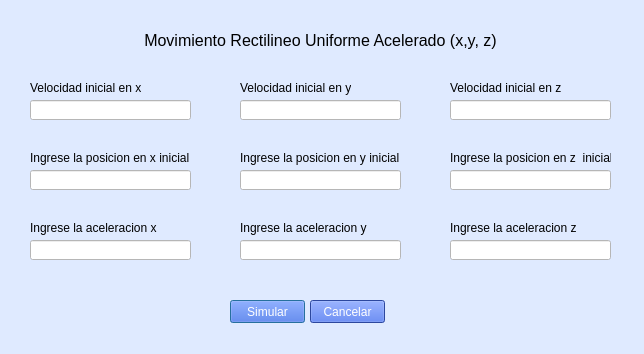
<?xml version="1.0" encoding="UTF-8"?>
<ui version="4.0">
 <class>DialogMura3</class>
 <widget class="QDialog" name="DialogMura3">
  <property name="geometry">
   <rect>
    <x>0</x>
    <y>0</y>
    <width>644</width>
    <height>354</height>
   </rect>
  </property>
  <property name="windowTitle">
   <string>mura3</string>
  </property>
  <property name="styleSheet">
   <string notr="true">background-color: #DFEAFF;</string>
  </property>
  <widget class="QLabel" name="lblErrorPosicionZ">
   <property name="geometry">
    <rect>
     <x>450</x>
     <y>190</y>
     <width>131</width>
     <height>16</height>
    </rect>
   </property>
   <property name="text">
    <string/>
   </property>
  </widget>
  <widget class="QLabel" name="label_5">
   <property name="geometry">
    <rect>
     <x>30</x>
     <y>220</y>
     <width>161</width>
     <height>16</height>
    </rect>
   </property>
   <property name="text">
    <string>Ingrese la aceleracion x</string>
   </property>
  </widget>
  <widget class="QLabel" name="lblErrorPosicionY">
   <property name="geometry">
    <rect>
     <x>240</x>
     <y>190</y>
     <width>131</width>
     <height>16</height>
    </rect>
   </property>
   <property name="text">
    <string/>
   </property>
  </widget>
  <widget class="QLabel" name="label">
   <property name="geometry">
    <rect>
     <x>30</x>
     <y>80</y>
     <width>111</width>
     <height>16</height>
    </rect>
   </property>
   <property name="text">
    <string>Velocidad inicial en x</string>
   </property>
  </widget>
  <widget class="QLineEdit" name="inptPosicionX">
   <property name="geometry">
    <rect>
     <x>30</x>
     <y>170</y>
     <width>161</width>
     <height>20</height>
    </rect>
   </property>
   <property name="styleSheet">
    <string notr="true">background-color: white;</string>
   </property>
  </widget>
  <widget class="QLineEdit" name="inptPosicionZ">
   <property name="geometry">
    <rect>
     <x>450</x>
     <y>170</y>
     <width>161</width>
     <height>20</height>
    </rect>
   </property>
   <property name="styleSheet">
    <string notr="true">background-color: white;</string>
   </property>
  </widget>
  <widget class="QLabel" name="label_4">
   <property name="geometry">
    <rect>
     <x>30</x>
     <y>150</y>
     <width>161</width>
     <height>16</height>
    </rect>
   </property>
   <property name="text">
    <string>Ingrese la posicion en x inicial</string>
   </property>
  </widget>
  <widget class="QLabel" name="label_9">
   <property name="geometry">
    <rect>
     <x>450</x>
     <y>220</y>
     <width>161</width>
     <height>16</height>
    </rect>
   </property>
   <property name="text">
    <string>Ingrese la aceleracion z</string>
   </property>
  </widget>
  <widget class="QLabel" name="lblErrorVelocidadInicialY">
   <property name="geometry">
    <rect>
     <x>240</x>
     <y>120</y>
     <width>131</width>
     <height>16</height>
    </rect>
   </property>
   <property name="text">
    <string/>
   </property>
  </widget>
  <widget class="QLabel" name="label_6">
   <property name="geometry">
    <rect>
     <x>450</x>
     <y>80</y>
     <width>111</width>
     <height>16</height>
    </rect>
   </property>
   <property name="text">
    <string>Velocidad inicial en z</string>
   </property>
  </widget>
  <widget class="QLabel" name="lblErrorAceleracionX">
   <property name="geometry">
    <rect>
     <x>30</x>
     <y>260</y>
     <width>131</width>
     <height>16</height>
    </rect>
   </property>
   <property name="text">
    <string/>
   </property>
  </widget>
  <widget class="QLabel" name="lblErrorVelocidadInicialZ">
   <property name="geometry">
    <rect>
     <x>450</x>
     <y>120</y>
     <width>131</width>
     <height>16</height>
    </rect>
   </property>
   <property name="text">
    <string/>
   </property>
  </widget>
  <widget class="QLineEdit" name="inptAceleracionZ">
   <property name="geometry">
    <rect>
     <x>450</x>
     <y>240</y>
     <width>161</width>
     <height>20</height>
    </rect>
   </property>
   <property name="styleSheet">
    <string notr="true">background-color: white;</string>
   </property>
  </widget>
  <widget class="QLabel" name="label_8">
   <property name="geometry">
    <rect>
     <x>450</x>
     <y>150</y>
     <width>161</width>
     <height>16</height>
    </rect>
   </property>
   <property name="text">
    <string>Ingrese la posicion en z  inicial</string>
   </property>
  </widget>
  <widget class="QLabel" name="label_7">
   <property name="geometry">
    <rect>
     <x>240</x>
     <y>150</y>
     <width>161</width>
     <height>16</height>
    </rect>
   </property>
   <property name="text">
    <string>Ingrese la posicion en y inicial</string>
   </property>
  </widget>
  <widget class="QLineEdit" name="inptPosicionY">
   <property name="geometry">
    <rect>
     <x>240</x>
     <y>170</y>
     <width>161</width>
     <height>20</height>
    </rect>
   </property>
   <property name="styleSheet">
    <string notr="true">background-color: white;</string>
   </property>
  </widget>
  <widget class="QLabel" name="lblErrorVelocidadInicialX">
   <property name="geometry">
    <rect>
     <x>30</x>
     <y>120</y>
     <width>131</width>
     <height>16</height>
    </rect>
   </property>
   <property name="text">
    <string/>
   </property>
  </widget>
  <widget class="QLineEdit" name="inptVelocidadInicialX">
   <property name="geometry">
    <rect>
     <x>30</x>
     <y>100</y>
     <width>161</width>
     <height>20</height>
    </rect>
   </property>
   <property name="styleSheet">
    <string notr="true">background-color: white;</string>
   </property>
  </widget>
  <widget class="QLabel" name="lblErrorAceleracionZ">
   <property name="geometry">
    <rect>
     <x>450</x>
     <y>260</y>
     <width>131</width>
     <height>16</height>
    </rect>
   </property>
   <property name="text">
    <string/>
   </property>
  </widget>
  <widget class="QLabel" name="label_3">
   <property name="geometry">
    <rect>
     <x>0</x>
     <y>20</y>
     <width>641</width>
     <height>41</height>
    </rect>
   </property>
   <property name="font">
    <font>
     <pointsize>12</pointsize>
    </font>
   </property>
   <property name="text">
    <string>Movimiento Rectilineo Uniforme Acelerado (x,y, z)</string>
   </property>
   <property name="scaledContents">
    <bool>false</bool>
   </property>
   <property name="alignment">
    <set>Qt::AlignCenter</set>
   </property>
   <property name="wordWrap">
    <bool>true</bool>
   </property>
  </widget>
  <widget class="QLabel" name="lblErrorPosicionX">
   <property name="geometry">
    <rect>
     <x>30</x>
     <y>190</y>
     <width>131</width>
     <height>16</height>
    </rect>
   </property>
   <property name="text">
    <string/>
   </property>
  </widget>
  <widget class="QLineEdit" name="inptVelocidadInicialZ">
   <property name="geometry">
    <rect>
     <x>450</x>
     <y>100</y>
     <width>161</width>
     <height>20</height>
    </rect>
   </property>
   <property name="styleSheet">
    <string notr="true">background-color: white;</string>
   </property>
  </widget>
  <widget class="QLineEdit" name="inptVelocidadInicialY">
   <property name="geometry">
    <rect>
     <x>240</x>
     <y>100</y>
     <width>161</width>
     <height>20</height>
    </rect>
   </property>
   <property name="styleSheet">
    <string notr="true">background-color: white;</string>
   </property>
  </widget>
  <widget class="QLabel" name="label_2">
   <property name="geometry">
    <rect>
     <x>240</x>
     <y>80</y>
     <width>111</width>
     <height>16</height>
    </rect>
   </property>
   <property name="text">
    <string>Velocidad inicial en y</string>
   </property>
  </widget>
  <widget class="QLineEdit" name="inptAceleracionX">
   <property name="geometry">
    <rect>
     <x>30</x>
     <y>240</y>
     <width>161</width>
     <height>20</height>
    </rect>
   </property>
   <property name="styleSheet">
    <string notr="true">background-color: white;</string>
   </property>
  </widget>
  <widget class="QLabel" name="lblErrorAceleracionY">
   <property name="geometry">
    <rect>
     <x>240</x>
     <y>260</y>
     <width>131</width>
     <height>16</height>
    </rect>
   </property>
   <property name="text">
    <string/>
   </property>
  </widget>
  <widget class="QLineEdit" name="inptAceleracionY">
   <property name="geometry">
    <rect>
     <x>240</x>
     <y>240</y>
     <width>161</width>
     <height>20</height>
    </rect>
   </property>
   <property name="styleSheet">
    <string notr="true">background-color: white;</string>
   </property>
  </widget>
  <widget class="QLabel" name="label_10">
   <property name="geometry">
    <rect>
     <x>240</x>
     <y>220</y>
     <width>161</width>
     <height>16</height>
    </rect>
   </property>
   <property name="text">
    <string>Ingrese la aceleracion y</string>
   </property>
  </widget>
  <widget class="QPushButton" name="btnSimular">
   <property name="geometry">
    <rect>
     <x>230</x>
     <y>300</y>
     <width>75</width>
     <height>23</height>
    </rect>
   </property>
   <property name="styleSheet">
    <string notr="true">background-color: #3D63DD;
color: white;</string>
   </property>
   <property name="text">
    <string>Simular</string>
   </property>
  </widget>
  <widget class="QPushButton" name="btnCancelar">
   <property name="geometry">
    <rect>
     <x>310</x>
     <y>300</y>
     <width>75</width>
     <height>23</height>
    </rect>
   </property>
   <property name="styleSheet">
    <string notr="true">background-color: #3D63DD;
color: white;</string>
   </property>
   <property name="text">
    <string>Cancelar</string>
   </property>
  </widget>
 </widget>
 <resources/>
 <connections/>
</ui>
